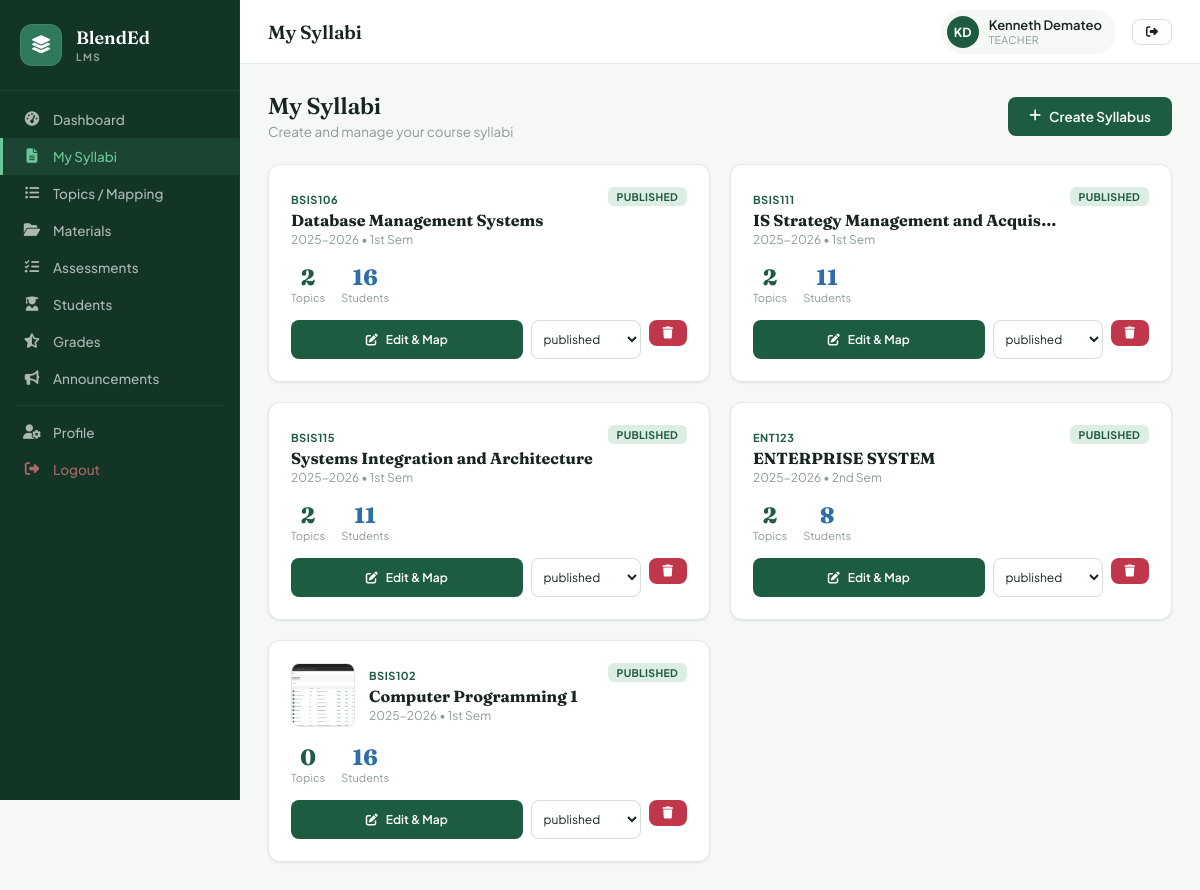
Page /teacher/syllabi.php (signed in) on the committed database.
### tables this page shows
CREATE TABLE `syllabi` (
  `id` int NOT NULL AUTO_INCREMENT,
  `course_id` int NOT NULL,
  `teacher_id` int NOT NULL,
  `academic_year` varchar(20) NOT NULL,
  `semester` enum('1st','2nd','Summer') NOT NULL,
  `section_name` varchar(100) DEFAULT NULL,
  `course_description` text,
  `course_outcomes` text,
  `grading_system` text,
  `status` enum('draft','published','archived') DEFAULT 'draft',
  `image_path` varchar(255) DEFAULT NULL,
  `external_url` varchar(500) DEFAULT NULL,
  `created_at` timestamp NOT NULL DEFAULT CURRENT_TIMESTAMP,
  `updated_at` timestamp NOT NULL DEFAULT CURRENT_TIMESTAMP ON UPDATE CURRENT_TIMESTAMP,
  PRIMARY KEY (`id`),
  KEY `course_id` (`course_id`),
  KEY `teacher_id` (`teacher_id`),
  CONSTRAINT `syllabi_ibfk_1` FOREIGN KEY (`course_id`) REFERENCES `courses` (`id`) ON DELETE CASCADE,
  CONSTRAINT `syllabi_ibfk_2` FOREIGN KEY (`teacher_id`) REFERENCES `users` (`id`) ON DELETE CASCADE
);

CREATE TABLE `courses` (
  `id` int NOT NULL AUTO_INCREMENT,
  `department_id` int NOT NULL,
  `course_code` varchar(20) NOT NULL,
  `course_name` varchar(150) NOT NULL,
  `description` text,
  `units` int DEFAULT '3',
  `prerequisite` varchar(255) DEFAULT 'None',
  `year_level` int DEFAULT '1',
  `semester` enum('1st','2nd','Summer') DEFAULT '1st',
  `status` enum('active','inactive') DEFAULT 'active',
  `created_at` timestamp NOT NULL DEFAULT CURRENT_TIMESTAMP,
  PRIMARY KEY (`id`),
  UNIQUE KEY `course_code` (`course_code`),
  KEY `department_id` (`department_id`),
  CONSTRAINT `courses_ibfk_1` FOREIGN KEY (`department_id`) REFERENCES `departments` (`id`) ON DELETE CASCADE
);

### teacher/syllabi.php (the view, shortened to what this page needs)
<?php
require_once '../includes/config.php';
$tid = $_SESSION['user_id'];
$syllabi = $conn->query("SELECT s.*,c.course_name,c.course_code,
    (SELECT COUNT(*) FROM syllabus_topics st WHERE st.syllabus_id=s.id) topics,
    (SELECT COUNT(*) FROM enrollments e WHERE e.syllabus_id=s.id) students
    FROM syllabi s JOIN courses c ON s.course_id=c.id WHERE s.teacher_id=$tid ORDER BY s.created_at DESC");
?>
<?php require_once '../includes/header.php'; ?>
<div class="app-layout">
<?php require_once '../includes/sidebar.php'; ?>
<div class="main-content">
<?php require_once '../includes/topbar.php'; ?>
<div class="page-content">
<div class="page-header">
    <div class="page-header-left"><h2>My Syllabi</h2><p>Create and manage your course syllabi</p></div>
    <button class="btn btn-primary" onclick="openModal('addSylModal')"><i class="fas fa-plus"></i> Create Syllabus</button>
</div>
<?php if ($syllabi->num_rows === 0): ?>
<div class="empty-state card">
    <i class="fas fa-file-alt"></i>
    <h3>No syllabi yet</h3>
    <p>Click <strong>Create Syllabus</strong> to build your first course map.</p>
</div>
<?php else: ?>
<div class="syllabus-grid">
<?php while($s=$syllabi->fetch_assoc()):
$sc=['draft'=>'badge-gray','published'=>'badge-green','archived'=>'badge-orange']; ?>
<div class="card">
    <div class="card-body">
        <div class="syllabus-card-top">
            <div class="syllabus-card-info">
                <?php if (!empty($s['image_path'])): ?>
                <img src="<?= BASE_URL ?>uploads/syllabi/<?= htmlspecialchars($s['image_path']) ?>" class="syllabus-thumb" alt="">
                <?php endif; ?>
                <div style="min-width:0">
                    <span class="syllabus-code"><?= htmlspecialchars($s['course_code']) ?></span>
                    <h3 class="syllabus-title"><?= htmlspecialchars($s['course_name']) ?></h3>
                    <p class="syllabus-period"><?= htmlspecialchars($s['academic_year']) ?> &bull; <?= htmlspecialchars($s['semester']) ?> Sem</p>
                </div>
            </div>
            <span class="badge <?= $sc[$s['status']] ?>"><?= htmlspecialchars($s['status']) ?></span>
        </div>
        <div class="syllabus-stats">
            <div class="syllabus-stat">
                <div class="syllabus-stat-num"><?= $s['topics'] ?></div>
                <div class="syllabus-stat-label">Topics</div>
            </div>
            <div class="syllabus-stat info">
                <div class="syllabus-stat-num"><?= $s['students'] ?></div>
                <div class="syllabus-stat-label">Students</div>
            </div>
        </div>
        <div class="syllabus-card-actions">
            <a href="syllabus_edit.php?id=<?= $s['id'] ?>" class="btn btn-primary btn-sm" style="flex:1;justify-content:center"><i class="fas fa-edit"></i> Edit & Map</a>
            <form method="POST" style="display:contents">
                <select name="status" class="form-control syllabus-status-select" onchange="this.form.submit()">
                    <option <?= $s['status']==='published'?'selected':'' ?>>published</option>
                </select>
            </form>
            <form method="POST" style="display:inline" onsubmit="return confirm('Delete this syllabus?')">
                <button class="btn btn-danger btn-sm"><i class="fas fa-trash"></i></button>
            </form>
        </div>
    </div>
</div>
<?php endwhile; ?>
</div>
<?php endif; ?>
</div></div></div>
</body></html>

### rows in the picture
syllabi: course.course_code "BSIS106", course.course_name "Database Management Systems", academic_year "2025-2026", semester "1st", status "PUBLISHED", topics "2", students "16", status "published"
syllabi: course.course_code "BSIS111", course.course_name "IS Strategy Management and Acquis…", academic_year "2025-2026", semester "1st", status "PUBLISHED", topics "2", students "11", status "published"
syllabi: course.course_code "BSIS115", course.course_name "Systems Integration and Architecture", academic_year "2025-2026", semester "1st", status "PUBLISHED", topics "2", students "11", status "published"
syllabi: course.course_code "ENT123", course.course_name "ENTERPRISE SYSTEM", academic_year "2025-2026", semester "2nd", status "PUBLISHED", topics "2", students "8", status "published"
syllabi: image_path (picture), course.course_code "BSIS102", course.course_name "Computer Programming 1", academic_year "2025-2026", semester "1st", status "PUBLISHED", topics "0", students "16", status "published"

### other values in the picture
$pageTitle "My Syllabi"
$initials "KD"
$_SESSION['full_name'] "Kenneth Demateo"
$roleLabel[$r] "TEACHER"
